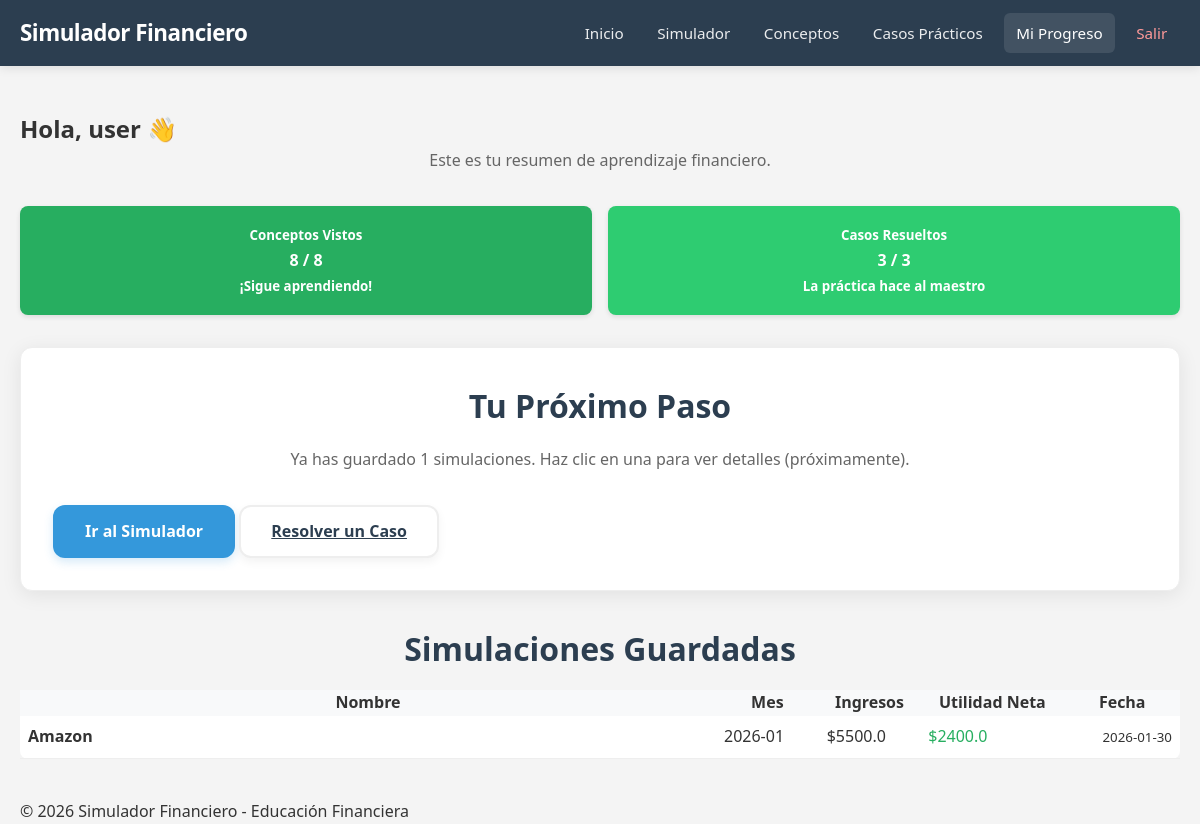
The page /dashboard (signed in) on the database its author committed.
### app/models.py (models this page shows, shortened)
class User(UserMixin, db.Model):
    id = db.Column(db.Integer, primary_key=True)
    username = db.Column(db.String(80), unique=True, nullable=False)
    email = db.Column(db.String(120), unique=True, nullable=False)
    password_hash = db.Column(db.String(128))
    completed_concepts = db.relationship('UserConcept', backref='user', lazy=True)
    completed_cases = db.relationship('UserCase', backref='user', lazy=True)
    simulations = db.relationship('Simulation', backref='user', lazy=True)

class Simulation(db.Model):
    id = db.Column(db.Integer, primary_key=True)
    user_id = db.Column(db.Integer, db.ForeignKey('user.id'), nullable=False)
    business_name = db.Column(db.String(100), nullable=False)
    sector = db.Column(db.String(50))
    month = db.Column(db.String(20))
    income = db.Column(db.Float)
    fixed_costs = db.Column(db.Float)
    variable_costs = db.Column(db.Float)
    expenses = db.Column(db.Float)
    net_profit = db.Column(db.Float)
    is_pro = db.Column(db.Boolean, default=False)
    products_json = db.Column(db.Text) # Storing products as JSON string
    operating_details_json = db.Column(db.Text)
    created_at = db.Column(db.DateTime, default=db.func.now())

### app/routes.py (the view)
@main.route('/dashboard')
@login_required
def dashboard():
    total_concepts = Concept.query.count()
    total_cases = Case.query.count()
    completed_concepts_count = UserConcept.query.filter_by(user_id=current_user.id).count()
    completed_cases_count = UserCase.query.filter_by(user_id=current_user.id).count()
    simulations = Simulation.query.filter_by(user_id=current_user.id).order_by(Simulation.created_at.desc()).all()
    return render_template('dashboard.html',
                          total_concepts=total_concepts,
                          total_cases=total_cases,
                          completed_concepts_count=completed_concepts_count,
                          completed_cases_count=completed_cases_count,
                          simulations=simulations)

### app/__init__.py (called while the page is built)
def create_app():
    app = Flask(__name__,
                template_folder='../templates',
                static_folder='../static')
    app.config['SECRET_KEY'] = 'dev-key-123' # Change in production
    app.config['SQLALCHEMY_DATABASE_URI'] = 'sqlite:///finance.db'
    app.config['SQLALCHEMY_TRACK_MODIFICATIONS'] = False
    db.init_app(app)
    login_manager = LoginManager()
    login_manager.login_view = 'auth.login'
    login_manager.init_app(app)
    @login_manager.user_loader
    def load_user(user_id):
        return User.query.get(int(user_id))
    from .routes import main as main_blueprint
    app.register_blueprint(main_blueprint)
    from .auth import auth as auth_blueprint
    app.register_blueprint(auth_blueprint)
    return app

### templates/dashboard.html (shortened to what this page needs)
{% extends "base.html" %}
{% block content %}
<section class="section">
    <div class="container">
        <h2>Hola, {{ current_user.username }} 👋</h2>
        <p>Este es tu resumen de aprendizaje financiero.</p>
        <div class="alert-dashboard">
            <div class="alert-card alert-saludable">
                <small>Conceptos Vistos</small>
                <div>{{ completed_concepts_count }} / {{ total_concepts }}</div>
                <small>¡Sigue aprendiendo!</small>
            </div>
            <div class="alert-card alert-normal">
                <small>Casos Resueltos</small>
                <div>{{ completed_cases_count }} / {{ total_cases }}</div>
                <small>La práctica hace al maestro</small>
            </div>
        </div>
        <div class="card" style="margin-top: 2rem;">
            <h3>Tu Próximo Paso</h3>
            {% if not simulations %}
            <p>Aún no has completado ninguna simulación en esta sesión.</p>
            {% else %}
            <p>Ya has guardado {{ simulations|length }} simulaciones. Haz clic en una para ver detalles (próximamente).</p>
            {% endif %}
            <div style="margin-top: 1rem;">
                <a href="/simulador" class="btn-primary">Ir al Simulador</a>
                <a href="/casos" class="btn-secondary">Resolver un Caso</a>
            </div>
        </div>
        {% if simulations %}
        <div style="margin-top: 2rem;">
            <h3>Simulaciones Guardadas</h3>
            <table class="results-table" style="background: white; border-radius: 8px;">
                <thead>
                    <tr style="background: #f8f9fa;">
                        <th>Nombre</th>
                        <th>Mes</th>
                        <th>Ingresos</th>
                        <th>Utilidad Neta</th>
                        <th>Fecha</th>
                    </tr>
                </thead>
                <tbody>
                    {% for sim in simulations %}
                    <tr>
                        <td>{{ sim.business_name }}</td>
                        <td>{{ sim.month }}</td>
                        <td>${{ sim.income }}</td>
                        <td style="color: {{ '#27ae60' if sim.net_profit > 0 else '#e74c3c' }}">
                            ${{ sim.net_profit }}
                        </td>
                        <td><small>{{ sim.created_at.strftime('%Y-%m-%d') }}</small></td>
                    </tr>
                    {% endfor %}
                </tbody>
            </table>
        </div>
        {% endif %}
    </div>
</section>
{% endblock %}

### static/styles.css (style rules this page uses)
* { margin: 0; padding: 0; box-sizing: border-box; }
body { font-family: 'Segoe UI', Tahoma, Geneva, Verdana, sans-serif; line-height: 1.6; color: #333; background-color: #f4f4f4; padding-top: 70px; }
.container { max-width: 1200px; margin: 0 auto; padding: 0 20px; }
.btn-primary { background-color: #3498db; color: white; padding: 12px 30px; text-decoration: none; border-radius: 12px; font-weight: bold; border: 2px solid transparent; transition: all 0.3s ease; cursor: pointer; display: inline-block; box-shadow: 0 4px 10px rgba(52, 152, 219, 0.2); }
.section { padding: 40px 0; background-color: transparent; margin-top: 0; }
.section h3 { font-size: 2rem; margin-bottom: 1rem; text-align: center; color: #2c3e50; }
.section p { text-align: center; margin-bottom: 2rem; color: #666; }
.btn-secondary { background-color: white; color: #2c3e50; padding: 12px 30px; border: 2px solid #eee; border-radius: 12px; font-weight: bold; cursor: pointer; transition: all 0.3s ease; display: inline-block; box-shadow: 0 4px 10px rgba(0, 0, 0, 0.05); }
.results-table { width: 100%; border-collapse: collapse; }
.results-table td { padding: 0.5rem; border-bottom: 1px solid #eee; }
.results-table td:first-child { font-weight: bold; width: 60%; }
.results-table td:last-child { text-align: right; }
.alert-dashboard { display: grid; grid-template-columns: repeat(auto-fit, minmax(200px, 1fr)); gap: 1rem; margin-bottom: 2rem; }
.alert-card { padding: 1rem; border-radius: 8px; text-align: center; color: white; font-weight: bold; box-shadow: 0 2px 5px rgba(0,0,0,0.1); }
.alert-saludable { background-color: #27ae60; }
.alert-normal { background-color: #2ecc71; }
.card { background-color: white; padding: 2rem; border-radius: 12px; box-shadow: 0 4px 20px rgba(0, 0, 0, 0.08); border: 1px solid #eee; }

### rows shown on the page
User: username "user"
Simulation: business_name "Amazon", month "2026-01", income "5500.0", net_profit "2400.0", created_at "2026-01-30"

### other values the page prints
{{ completed_concepts_count }} "8"
{{ total_concepts }} "8"
{{ completed_cases_count }} "3"
{{ total_cases }} "3"
{{ simulations|length }} "1"
